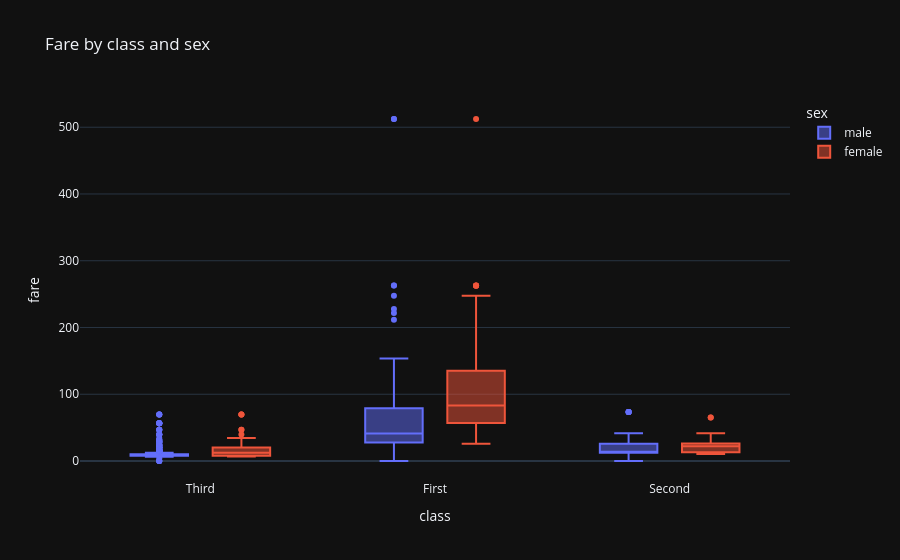

Here is the notebook cell this chart was saved with:
### Code cell
px.box(data, x="class", y="fare", color="sex",
       title="Fare by class and sex")

### Figure 1 — Plotly figure (JSON) as saved in the notebook; plotly's stock layout.template omitted (floating-point values rounded to 4 significant figures; data arrays with more than 128 entries replaced by an {"elided": "..."} marker saying what was removed)
{"data": [{"alignmentgroup": "True", "hovertemplate": "sex=male<br>class=%{x}<br>fare=%{y}<extra></extra>", "legendgroup": "male", "marker": {"color": "#636efa"}, "name": "male", "notched": false, "offsetgroup": "male", "orientation": "v", "showlegend": true, "x": {"elided": "577 str values"}, "x0": " ", "xaxis": "x", "y": {"elided": "577 float values"}, "y0": " ", "yaxis": "y", "type": "box"}, {"alignmentgroup": "True", "hovertemplate": "sex=female<br>class=%{x}<br>fare=%{y}<extra></extra>", "legendgroup": "female", "marker": {"color": "#EF553B"}, "name": "female", "notched": false, "offsetgroup": "female", "orientation": "v", "showlegend": true, "x": {"elided": "312 str values"}, "x0": " ", "xaxis": "x", "y": {"elided": "312 float values"}, "y0": " ", "yaxis": "y", "type": "box"}], "layout": {"xaxis": {"anchor": "y", "domain": [0.0, 1.0], "title": {"text": "class"}}, "yaxis": {"anchor": "x", "domain": [0.0, 1.0], "title": {"text": "fare"}}, "legend": {"title": {"text": "sex"}, "tracegroupgap": 0}, "title": {"text": "Fare by class and sex"}, "boxmode": "group"}}
